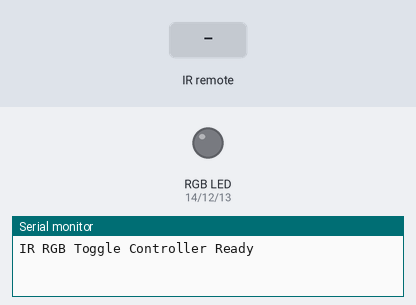
Bench run of a sketch on a simulated Arduino Uno, built with avr-gcc and run on an emulated ATmega328P. Shown: an RGB LED mixed from three pins (HIGH = lit), the last lines printed to the serial monitor. The inputs (shaded band) are chosen by the test bench.

Above: at 1.2 s.
1.3 s: infrared code 0x4 received
At 2.0 s:
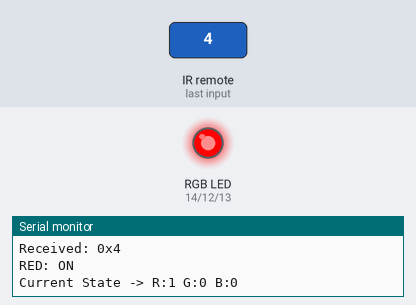
2.8 s: infrared code 0x5 received
At 3.2 s:
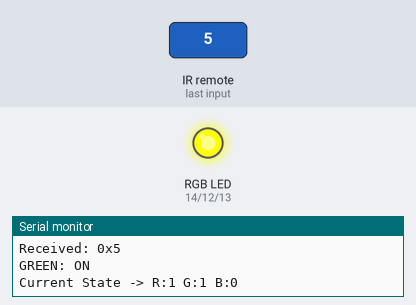
4.3 s: infrared code 0x6 received
At 5.5 s:
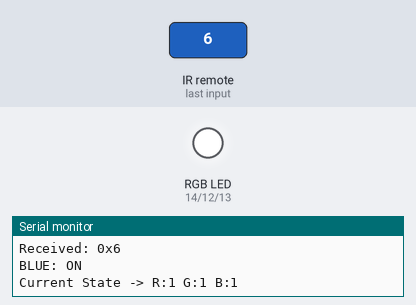
5.8 s: infrared code 0x4 received
At 6.7 s:
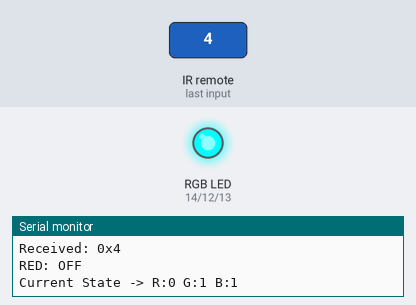
7.3 s: infrared code 0x5 received
At 7.8 s:
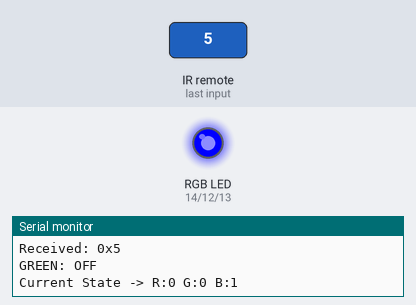
Timing chart, 0 to 9.8 s (numbered marks = the images above; inputs shaded):
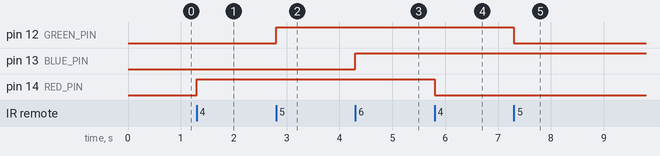

Measured:
- after the input at 1.3 s, pin 14 (RED_PIN): LOW → HIGH at once
- after the input at 2.8 s, pin 12 (GREEN_PIN): LOW → HIGH at once
- after the input at 4.3 s, pin 13 (BLUE_PIN): LOW → HIGH at once
- after the input at 5.8 s, pin 14 (RED_PIN): HIGH → LOW at once
- after the input at 7.3 s, pin 12 (GREEN_PIN): HIGH → LOW at once

The sketch:

ledremote.ino
```cpp
#define DECODE_NEC
#include <IRremote.hpp>

#define IR_RECEIVE_PIN 15

#define RED_PIN   14
#define GREEN_PIN 12
#define BLUE_PIN  13

bool redState = false;
bool greenState = false;
bool blueState = false;

unsigned long lastPress = 0;
const unsigned long debounceTime = 300; // ms

void updateLED() {
  digitalWrite(RED_PIN, redState);
  digitalWrite(GREEN_PIN, greenState);
  digitalWrite(BLUE_PIN, blueState);
}

void setup() {
  Serial.begin(115200);

  pinMode(RED_PIN, OUTPUT);
  pinMode(GREEN_PIN, OUTPUT);
  pinMode(BLUE_PIN, OUTPUT);

  updateLED();

  IrReceiver.begin(IR_RECEIVE_PIN, ENABLE_LED_FEEDBACK);

  Serial.println("IR RGB Toggle Controller Ready");
}

void loop() {

  if (IrReceiver.decode()) {

    // Ignore NEC repeat frames
    if (IrReceiver.decodedIRData.flags & IRDATA_FLAGS_IS_REPEAT) {
      IrReceiver.resume();
      return;
    }

    // Software debounce
    if (millis() - lastPress < debounceTime) {
      IrReceiver.resume();
      return;
    }

    lastPress = millis();

    uint8_t code = IrReceiver.decodedIRData.command;

    Serial.print("Received: 0x");
    Serial.println(code, HEX);

    switch (code) {

      case 0x4:   // Toggle RED
        redState = !redState;
        Serial.print("RED: ");
        Serial.println(redState ? "ON" : "OFF");
        break;

      case 0x5:   // Toggle GREEN
        greenState = !greenState;
        Serial.print("GREEN: ");
        Serial.println(greenState ? "ON" : "OFF");
        break;

      case 0x6:   // Toggle BLUE
        blueState = !blueState;
        Serial.print("BLUE: ");
        Serial.println(blueState ? "ON" : "OFF");
        break;

      default:
        break;
    }

    updateLED();

    Serial.print("Current State -> R:");
    Serial.print(redState);
    Serial.print(" G:");
    Serial.print(greenState);
    Serial.print(" B:");
    Serial.println(blueState);

    IrReceiver.resume();
  }
}
```
